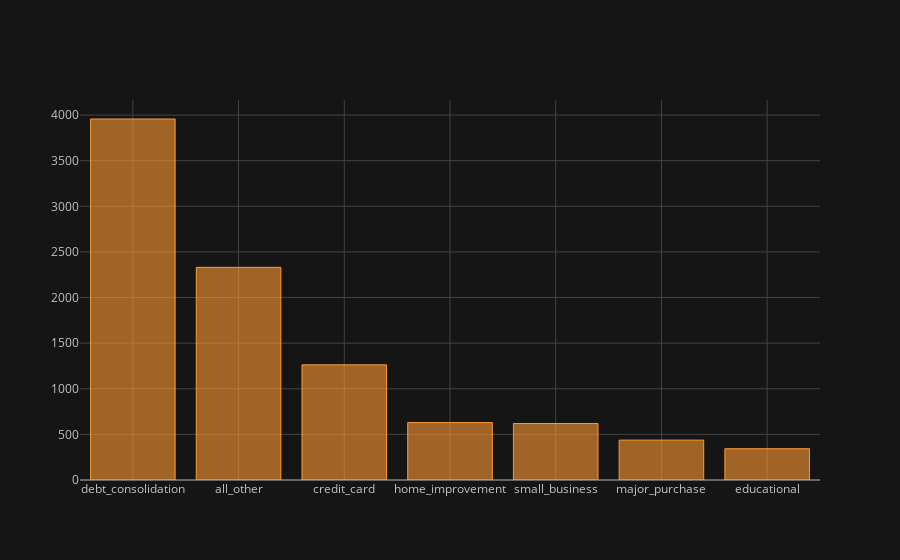

Notebook code cell kept with this figure:
### Code cell
loan_data['purpose'].value_counts().iplot(kind='bar')

### Figure 1 — Plotly figure (JSON) as saved in the notebook; plotly's stock layout.template omitted (floating-point values rounded to 4 significant figures)
{"data": [{"marker": {"color": "rgba(255, 153, 51, 0.6)", "line": {"color": "rgba(255, 153, 51, 1.0)", "width": 1}}, "name": "purpose", "orientation": "v", "text": "", "type": "bar", "x": ["debt_consolidation", "all_other", "credit_card", "home_improvement", "small_business", "major_purchase", "educational"], "y": [3957, 2331, 1262, 629, 619, 437, 343]}], "layout": {"legend": {"bgcolor": "#151516", "font": {"color": "#D9D9D9"}}, "paper_bgcolor": "#151516", "plot_bgcolor": "#151516", "title": {"font": {"color": "#D9D9D9"}}, "xaxis": {"gridcolor": "#434343", "showgrid": true, "tickfont": {"color": "#C2C2C2"}, "title": {"font": {"color": "#D9D9D9"}, "text": ""}, "zerolinecolor": "#666570"}, "yaxis": {"gridcolor": "#434343", "showgrid": true, "tickfont": {"color": "#C2C2C2"}, "title": {"font": {"color": "#D9D9D9"}, "text": ""}, "zerolinecolor": "#666570"}}}
